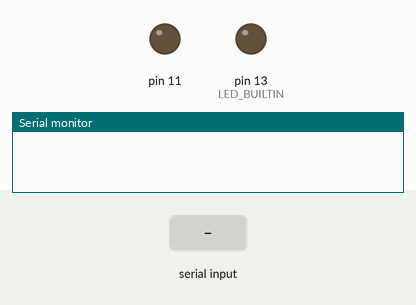
The sketch below on a simulated Arduino Uno, built with avr-gcc and run on an emulated ATmega328P. Shown: output pins drawn as LEDs (lit = HIGH), the last lines printed to the serial monitor. The test bench sets the inputs (shaded band).

Above: at 1.2 s.
1.3 s: "y" received over the second serial link
At 2.0 s:
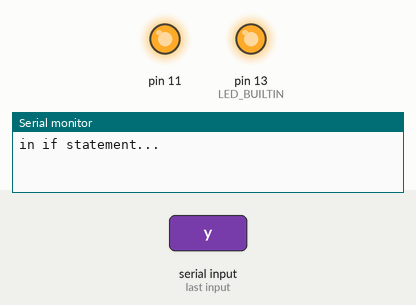
At 2.8 s:
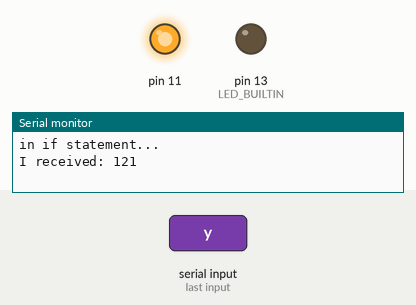
3.8 s: "n" received over the second serial link
At 5.1 s:
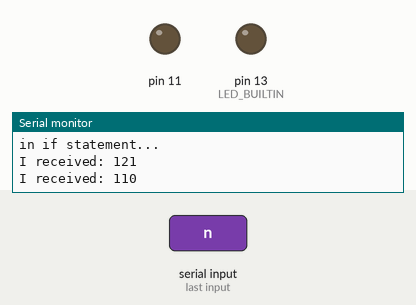
Timing chart, 0 to 6.8 s (numbered marks = the images above; inputs shaded):
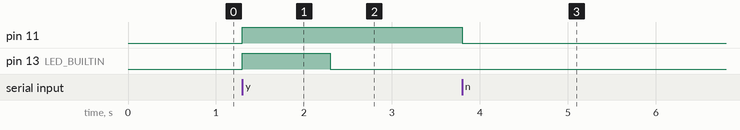

Measured:
- after the input at 1.3 s, pin 11: LOW → HIGH at once; pin 13 (LED_BUILTIN): LOW → HIGH at once, → LOW 1.0 s later
- after the input at 3.8 s, pin 11: HIGH → LOW at once

The sketch:

NanoGarageOpener2022.ino
```cpp
#include <SoftwareSerial.h>
SoftwareSerial BT_Serial(6,8); // RX, TX

int incomingByte = 0;   // for incoming serial data

void setup() {
        Serial.begin(9600);
        BT_Serial.begin(9600);     // opens serial port, sets data rate to 9600 bps
        pinMode(LED_BUILTIN, OUTPUT);

        // joel's uses PIN10
        pinMode(11,OUTPUT);
}

void loop() {

        // send data only when you receive data:
        if (BT_Serial.available() > 0) {
                // read the incoming byte:
                incomingByte = BT_Serial.read();

                if (incomingByte == 121){
                  //digitalWrite(9, HIGH);
                  digitalWrite(11, HIGH);
                  Serial.println("in if statement...");
                  digitalWrite(LED_BUILTIN, HIGH);   // turn the LED on (HIGH is the voltage level)
                  delay(1000);                       // wait for a second
                  digitalWrite(LED_BUILTIN, LOW);    // turn the LED off by making the voltage LOW
                 }
                if (incomingByte == 110){
                  digitalWrite(11,LOW);
                }
                Serial.print("I received: ");
                Serial.println(incomingByte, DEC);
        }
}
```
